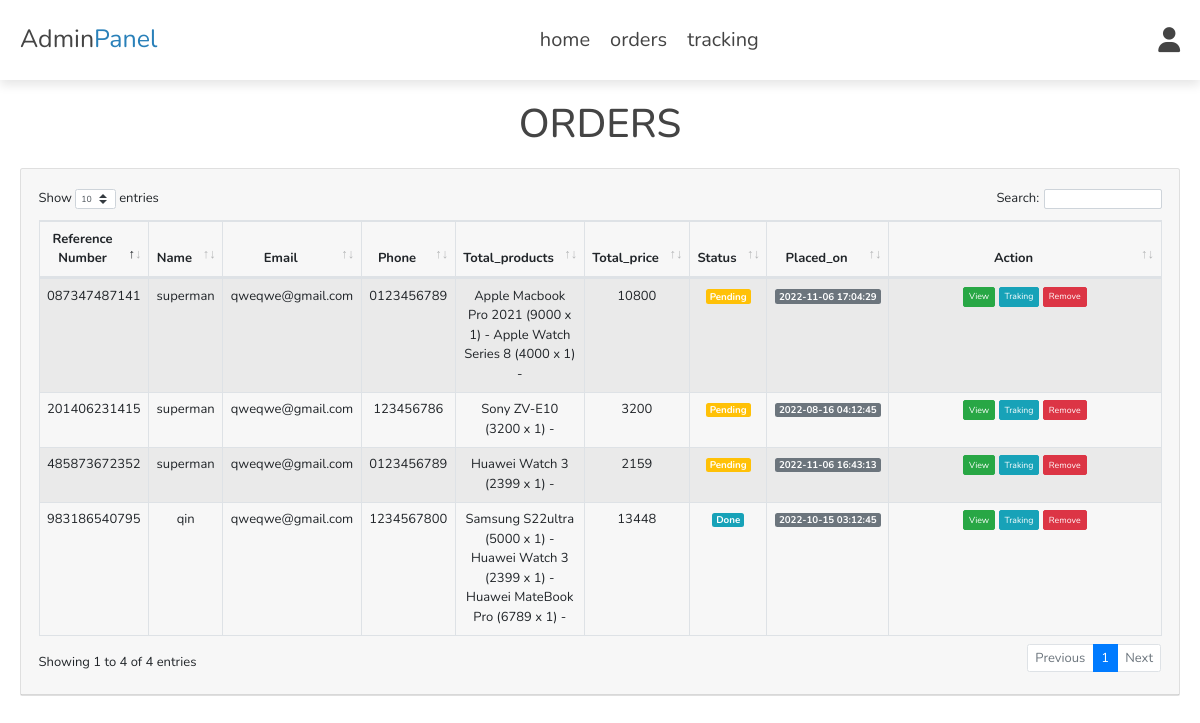
The page /admin/all_orders.php (signed in) on the database its author committed.
### tables this page shows
CREATE TABLE `orders` (
  `id` int(100) NOT NULL,
  `reference_number` varchar(100) NOT NULL,
  `user_id` int(100) NOT NULL,
  `name` varchar(20) NOT NULL,
  `number` varchar(10) NOT NULL,
  `email` varchar(50) NOT NULL,
  `method` varchar(50) NOT NULL,
  `address` varchar(500) NOT NULL,
  `total_products` varchar(1000) NOT NULL,
  `total_price` int(100) NOT NULL,
  `placed_on` timestamp NOT NULL DEFAULT current_timestamp(),
  `status` varchar(20) NOT NULL DEFAULT '2',
  `s_status` int(15) NOT NULL DEFAULT 0
);

### admin/all_orders.php (the view, shortened to what this page needs)
<?php
include '../components/connect.php';
?>
<!DOCTYPE html>
<html lang="en">
<head>
   <link rel="stylesheet" href="https://cdnjs.cloudflare.com/ajax/libs/font-awesome/6.1.1/css/all.min.css">
   <link rel="stylesheet" href="../css/admin_style.css">
   <link rel="stylesheet" href="assets/dataTables.bootstrap4.min.css">
   <link rel="stylesheet" href="assets/bootstrap.min.css">
</head>
<body>
<?php include '../components/admin_header.php'; ?>
<section class="table-product" >
<h1 class="heading">Orders</h1>
<div class="card " style="width: 100%;">
        <div class="card-header">
        <div class="card-body pr-2 pl-2">
          <table id="example" class="table table-striped table-bordered" style="width:100%">
                  <thead>
                    <tr>
                      <th class="text-center">Reference Number</th>
                      <th  class="text-center">Name</th>
                      <th  class="text-center">Email</th>
                      <th  class="text-center">Phone</th>
                      <th  class="text-center">Total_products</th>
                      <th  class="text-center">Total_price</th>
                      <th  class="text-center">Status</th>
                      <th  class="text-center">Placed_on</th>
                      <th  width='25%' class="text-center">Action</th>
                    </tr>
                  </thead>
                  <tbody>
                  <?php
                     $select_orders = $conn->prepare("SELECT * FROM `orders`");
                     $select_orders->execute();
                     if($select_orders->rowCount() > 0){
                        while($fetch_orders = $select_orders->fetch(PDO::FETCH_ASSOC)){
                  ?>
                  <tr class="text-center">
                    <td><?php echo $fetch_orders['reference_number'];?></td>
                    <td><?php echo $fetch_orders['name'];?></td>
                    <td><?php echo $fetch_orders['email']; ?></td>
                    <td><?php echo $fetch_orders['number']; ?></td>
                    <td><?php echo $fetch_orders['total_products']; ?></td>
                    <td><?php echo $fetch_orders['total_price']; ?></td>
                    <td><?php if($fetch_orders['status'] == '1'){ echo '<span class="badge badge-lg badge-info text-white">Done</span>'; }else{ echo '<span class="badge badge-lg badge-warning text-white">Pending</span>'; }; ?> </td>
                    <td><span class="badge badge-lg badge-secondary text-white"><?php echo  $fetch_orders['placed_on'];  ?></span></td>
                    <td>
                    <a class="btn btn-success btn-sm" href="view_order.php?order_id=<?php echo $fetch_orders['id'];?>">View</a>
                    <a class="btn btn-info btn-sm" href="select_track.php?track_id=<?php echo $fetch_orders['reference_number'];?>">Traking</a>
                     <a onclick="return confirm('Are you sure To Delete ? The orders information will also be delete!')" class="btn btn-danger btn-sm " href="all_orders.php?delete=<?= $fetch_orders['reference_number']; ?>">Remove</a>
                    </td>
                  <?php }?>
                  <?php }else{
                     echo '<p class="empty">no orders placed yet!</p>';
                  }?>
                  </tr>
                  </tbody>
          </table>
        </div>
        </div>
</div>
</section>
</body>
</html>

### css/admin_style.css (style rules this page uses)
:root { --main-color:#2980b9; --orange:#f39c12; --red:#e74c3c; --black:#444; --white:#fff; --light-color:#777; --light-bg:#f5f5f5; --border:.2rem solid var(--black); --box-shadow:0 .5rem 1rem rgba(0,0,0,.1); }
* { font-family: 'Nunito', sans-serif; margin:0; padding:0; box-sizing: border-box; outline: none; border:none; text-decoration: none; }
html { font-size: 62.5%; overflow-x: hidden; }
body { background-color: var(--light-bg); }
section { padding:2rem; max-width: 1200px; margin:0 auto; }
.heading { font-size: 4rem; color:var(--black); margin-bottom: 2rem; text-align: center; text-transform: uppercase; }
.table-product { font-size: 1.3rem; }

### rows shown on the page
orders: reference_number "201406231415", name "superman", email "qweqwe@gmail.com", number "123456786", total_products "Sony ZV-E10 (3200 x 1) -", total_price "3200", status "Pending", placed_on "2022-08-16 04:12:45"
orders: reference_number "983186540795", name "qin", email "qweqwe@gmail.com", number "1234567800", total_products "Samsung S22ultra (5000 x 1) - Huawei Watch 3 (2399 x 1) - Huawei MateBook Pro (6789 x 1) -", total_price "13448", status "Done", placed_on "2022-10-15 03:12:45"
orders: reference_number "485873672352", name "superman", email "qweqwe@gmail.com", number "0123456789", total_products "Huawei Watch 3 (2399 x 1) -", total_price "2159", status "Pending", placed_on "2022-11-06 16:43:13"
orders: reference_number "087347487141", name "superman", email "qweqwe@gmail.com", number "0123456789", total_products "Apple Macbook Pro 2021 (9000 x 1) - Apple Watch Series 8 (4000 x 1) -", total_price "10800", status "Pending", placed_on "2022-11-06 17:04:29"
